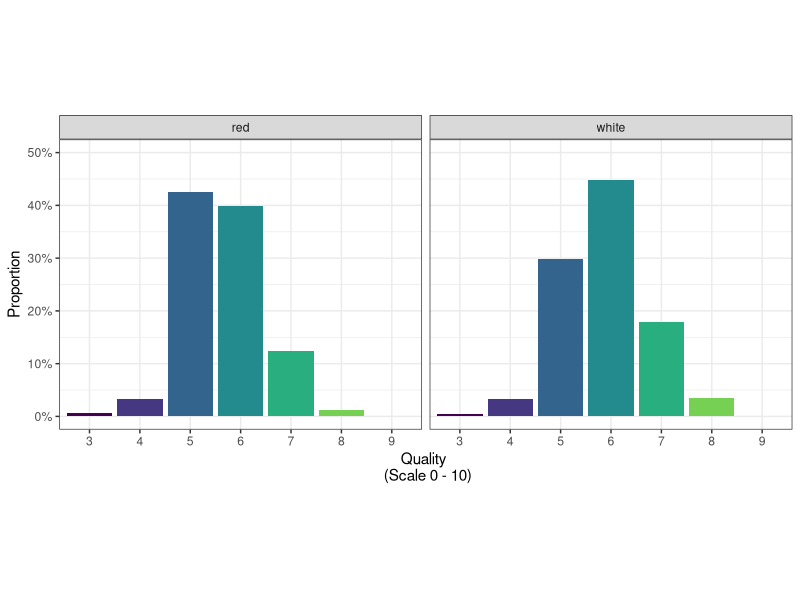

Recreate this plot in R. (Note: this script raises an error after producing the figure.)
## ---- chunk 1
knitr::opts_chunk$set(
	echo = FALSE,
	message = FALSE,
	warning = FALSE,
	fig.align = "center"
)
library(readr)
library(tidyverse)
library(knitr)
#library(ggcorrplot)
## ---- chunk 2
winequality <- read.csv("../data/winequality-all.csv")
## ---- chunk 3
winequality %>%
  mutate(quality = factor(quality)) %>%
  group_by(type, quality) %>%
  summarise(count = n()) %>%
  mutate(prop = count/sum(count)) %>%
  ungroup() %>%
  ggplot(aes(x = quality, y = prop, fill = quality)) +
  geom_bar(stat = "identity", show.legend = FALSE) +
  facet_grid(~type) +
  theme_bw() +
  theme(aspect.ratio = 0.8) +
  scale_fill_viridis_d(end = 0.95) +
  scale_x_discrete("Quality \n (Scale 0 - 10)") +
  scale_y_continuous("Proportion", limits = c(0, 0.5), breaks = seq(0, 0.5, 0.1), labels = scales::percent)
## ---- chunk 4
winequality %>%
  mutate(qualityclass = factor(qualityclass, levels = c("Low", "Normal", "High"))) %>%
  group_by(type, qualityclass) %>%
  summarise(count = n()) %>%
  mutate(prop = count/sum(count)) %>%
  ungroup() %>%
  ggplot(aes(x = qualityclass, y = prop, fill = qualityclass, label = paste(100*round(prop, 3), "%", sep = ""))) +
  geom_bar(stat = "identity", show.legend = FALSE) +
  geom_text(vjust = -0.5, size = 3) +
  facet_grid(~type) +
  theme_bw() +
  theme(aspect.ratio = 0.6) +
  scale_fill_viridis_d(begin = 0.4, end = 0.8) +
  scale_x_discrete("Quality Class") +
  scale_y_continuous("Proportion", limits = c(0, 1.1), breaks = seq(0, 1, 0.2), labels = scales::percent)
